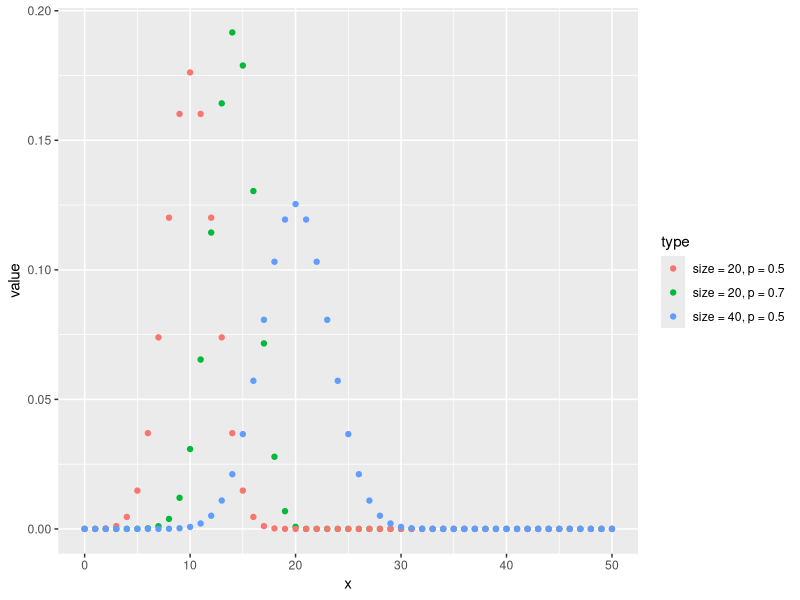
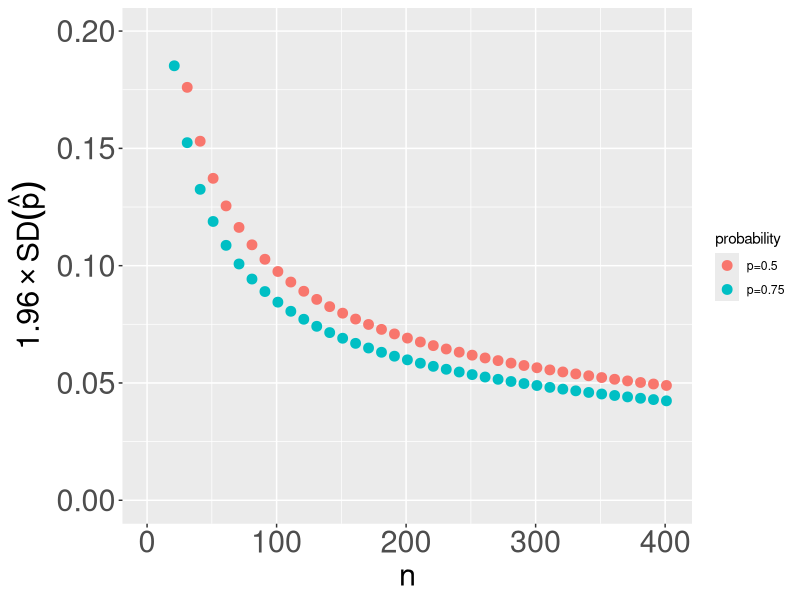

Reproduce these figures in R, in order.
## ---- chunk 1
library( ggplot2 )
x <- seq(0,50)
y1 <- dbinom(x , size = 20 ,prob = 0.7 )
y2 <- dbinom(x , size = 20 ,prob = 0.5 )
y3 <- dbinom(x , size = 40 ,prob = 0.5 )
df1 <- as.data.frame( y1 ) #turn vector into dataframe
colnames(df1) = 'value' #change column names
df2 <- as.data.frame( y2 ) #turn vector into dataframe
colnames(df2) = 'value' #change column names
df3 <- as.data.frame( y3 ) #turn vector into dataframe
colnames(df3) = 'value' #change column names
df1$type <- 'size = 20, p = 0.7' #create a new column called 'type'
df2$type <- 'size = 20, p = 0.5' #create a new column called 'type'
df3$type <- 'size = 40, p = 0.5' #create a new column called 'type'
df <- rbind(df1,df2,df3) #build dataframe from these data
df$x <- x
p <- ggplot( df , aes( x = x , y = value, color = type))
p + geom_point() + scale_fill_discrete()
## ---- chunk 2
p1 <- 0.5
p2 <- 0.75
x <- seq(1,401 , by = 10)
y1 <- 1.96*sqrt(p1*(1-p1))/sqrt(x)
y2 <- 1.96*sqrt(p2*(1-p2))/sqrt(x)
df1 <- as.data.frame(cbind( x ,y1  ))
colnames( df1 ) <- c( 'n' , 'SD')
df1$probability <- "p=0.5"
df2 <- as.data.frame(cbind( x ,y2  ))
colnames( df2 ) <- c( 'n' , 'SD')
df2$probability <- "p=0.75"
df <- rbind(df1 , df2)
pl <- ggplot( df , aes( x = n , y = SD , group = probability , colour = probability ))
ylabl <- expression(1.96%*%SD(hat(p)))
pl + geom_point(size = 3 , alpha = 1) + 
  scale_y_continuous(limits = c(0,0.2) , breaks=seq(0, 0.2, 0.05)) +
  ylab(ylabl) +
  theme(axis.title=element_text(size=22) ,
        axis.text=element_text(size=22))
